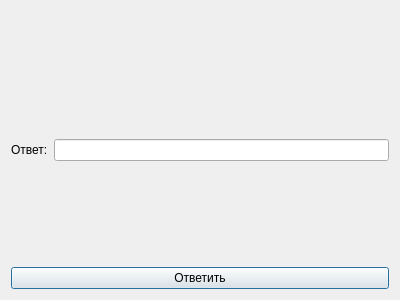
<?xml version="1.0" encoding="UTF-8"?>
<ui version="4.0">
 <class>RecAnswDialog</class>
 <widget class="QDialog" name="RecAnswDialog">
  <property name="geometry">
   <rect>
    <x>0</x>
    <y>0</y>
    <width>400</width>
    <height>300</height>
   </rect>
  </property>
  <property name="windowTitle">
   <string>Ответ на контрольный вопрос</string>
  </property>
  <layout class="QVBoxLayout" name="verticalLayout">
   <item>
    <widget class="QLabel" name="label">
     <property name="text">
      <string/>
     </property>
    </widget>
   </item>
   <item>
    <layout class="QFormLayout" name="formLayout">
     <item row="0" column="0">
      <widget class="QLabel" name="label_2">
       <property name="text">
        <string>Ответ:</string>
       </property>
      </widget>
     </item>
     <item row="0" column="1">
      <widget class="QLineEdit" name="answLine"/>
     </item>
    </layout>
   </item>
   <item>
    <widget class="QPushButton" name="answBtn">
     <property name="text">
      <string>Ответить</string>
     </property>
    </widget>
   </item>
  </layout>
 </widget>
 <resources/>
 <connections/>
</ui>
